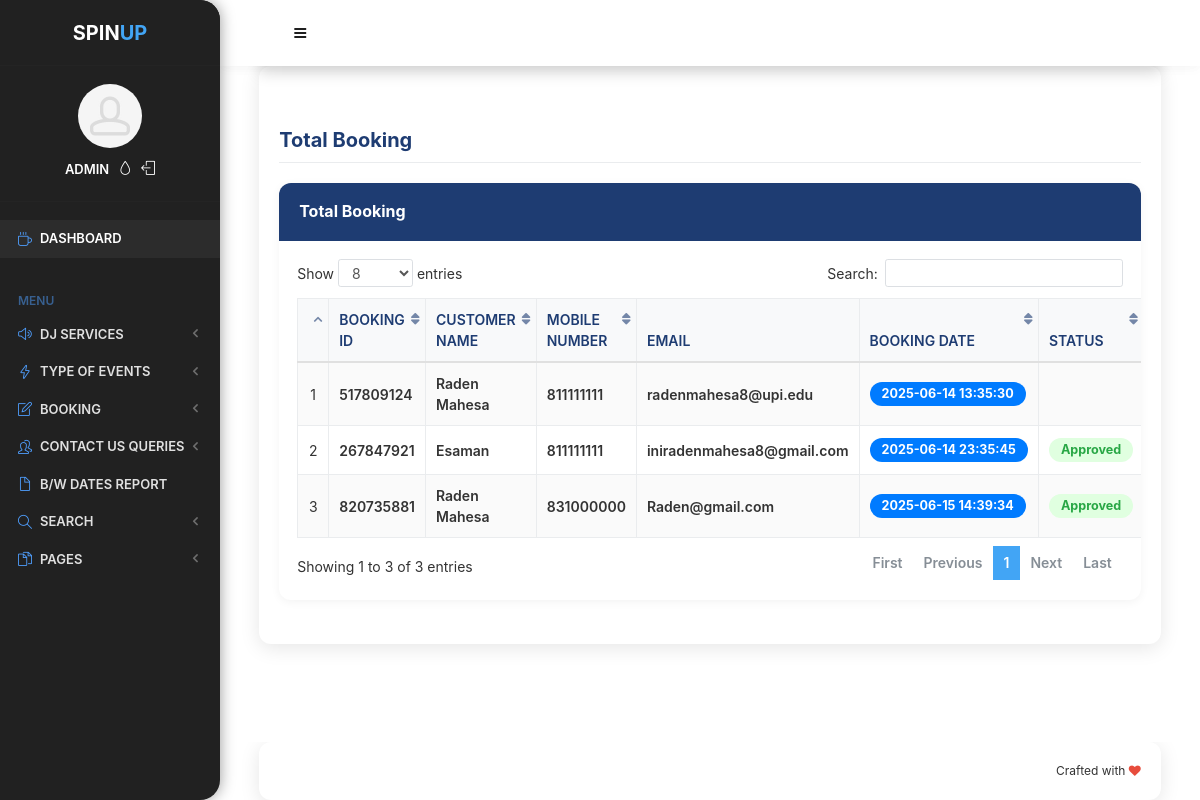
/odms/admin/all-booking.php (signed in), run on the app's committed database.
### tables this page shows
CREATE TABLE `tblbooking` (
  `ID` int(10) NOT NULL,
  `BookingID` int(10) DEFAULT NULL,
  `ServiceID` int(10) DEFAULT NULL,
  `Name` varchar(200) DEFAULT NULL,
  `MobileNumber` bigint(10) DEFAULT NULL,
  `Email` varchar(200) DEFAULT NULL,
  `EventDate` varchar(200) DEFAULT NULL,
  `EventStartingtime` varchar(200) DEFAULT NULL,
  `EventEndingtime` varchar(200) DEFAULT NULL,
  `VenueAddress` mediumtext DEFAULT NULL,
  `EventType` varchar(200) DEFAULT NULL,
  `AdditionalInformation` mediumtext DEFAULT NULL,
  `BookingDate` timestamp NULL DEFAULT current_timestamp(),
  `Remark` varchar(200) DEFAULT NULL,
  `Status` varchar(200) DEFAULT NULL,
  `UpdationDate` timestamp NULL DEFAULT NULL ON UPDATE current_timestamp()
);

### odms/admin/all-booking.php (the view, shortened to what this page needs)
<!doctype html>
<html lang="en" class="no-focus">
<head>
    <link rel="stylesheet" href="assets/js/plugins/datatables/dataTables.bootstrap4.min.css">
    <link rel="stylesheet" id="css-main" href="assets/css/codebase.min.css">
</head>
<body>
    <div id="page-container" class="sidebar-o sidebar-inverse side-scroll page-header-fixed main-content-narrow">
        <?php include_once('includes/sidebar.php'); ?>
        <?php include_once('includes/header.php'); ?>
        <main id="main-container">
            <div class="content">
                <h2 class="content-heading">Total Booking</h2>
                <div class="block">
                    <div class="block-header block-header-default">
                        <h3 class="block-title">Total Booking</h3>
                    </div>
                    <div class="block-content block-content-full">
                        <table class="table table-bordered table-striped table-vcenter js-dataTable-full-pagination">
                            <thead>
                                <tr>
                                    <th class="text-center"></th>
                                    <th>Booking ID</th>
                                    <th class="d-none d-sm-table-cell">Customer Name</th>
                                    <th class="d-none d-sm-table-cell">Mobile Number</th>
                                    <th class="d-none d-sm-table-cell">Email</th>
                                    <th class="d-none d-sm-table-cell">Booking Date</th>
                                    <th class="d-none d-sm-table-cell">Status</th>
                                </tr>
                            </thead>
                            <tbody>
                                <?php
                                $sql = "SELECT * FROM tblbooking";
                                $query = $dbh->prepare($sql);
                                $query->execute();
                                $results = $query->fetchAll(PDO::FETCH_OBJ);
                                $cnt = 1;
                                if ($query->rowCount() > 0) {
                                    foreach ($results as $row) {
                                ?>
                                        <tr>
                                            <td class="text-center"><?php echo htmlentities($cnt); ?></td>
                                            <td class="font-w600"><?php echo htmlentities($row->BookingID); ?></td>
                                            <td class="font-w600"><?php echo htmlentities($row->Name); ?></td>
                                            <td class="font-w600"><?php echo htmlentities($row->MobileNumber); ?></td>
                                            <td class="font-w600"><?php echo htmlentities($row->Email); ?></td>
                                            <td class="font-w600">
                                                <span class="badge badge-primary"><?php echo htmlentities($row->BookingDate); ?></span>
                                            </td>
                                            <td>
                                                <?php
                                                $bstatus = $row->Status;
                                                if ($bstatus == '') { ?>
                                                    <span class="badge badge-warning">Not Processed Yet</span>
                                                <?php } elseif ($bstatus == 'Approved') { ?>
                                                    <span class="badge badge-success"><?php echo htmlentities($bstatus); ?></span>
                                                <?php } elseif ($bstatus == 'Rejected') { ?>
                                                    <span class="badge badge-warning"><?php echo htmlentities($bstatus); ?></span>
                                                <?php } elseif (strtolower($bstatus) == 'cancelled') { ?>
                                                    <span class="badge badge-danger"><?php echo htmlentities($bstatus); ?></span>
                                                <?php } ?>
                                            </td>
                                        </tr>
                                <?php
                                        $cnt++;
                                    }
                                }
                                ?>
                            </tbody>
                        </table>
                    </div>
                </div>
            </div>
        </main>
        <?php include_once('includes/footer.php'); ?>
    </div>
</body>
</html>

### odms/admin/all-booking.php (style rules this page uses)
body { background: #ffffff; color: #333; }
#page-container { background: transparent; }
.content { background: #ffffff; border-radius: 12px; padding: 20px; box-shadow: 0 4px 20px rgba(0, 0, 0, 0.1); }
.content-heading { color: #1e3c72; font-weight: bold; margin-bottom: 20px; }
.block { background: #ffffff; border-radius: 12px; overflow: hidden; box-shadow: 0 2px 10px rgba(0, 0, 0, 0.05); }
.block-header { background: #1e3c72; border-bottom: none; padding: 15px 20px; }
.block-title { color: #ffffff; font-weight: bold; }
.table { background: #ffffff; border-radius: 8px; margin-bottom: 0; }
.table thead th { background: #f8f9fa; color: #1e3c72; font-weight: 600; border-bottom: 2px solid #e0e0e0; }
.table td { vertical-align: middle; }
.badge { padding: 6px 12px; border-radius: 12px; font-weight: bold; font-size: 0.9rem; }
.badge-primary { background: #007BFF; color: #ffffff; }
.badge-success { background: #E0FFE0; color: #28A745; }

### data on the page
tblbooking: BookingID "517809124", Name "Raden Mahesa", MobileNumber "811111111", Email "radenmahesa8@upi.edu", BookingDate "2025-06-14 13:35:30"
tblbooking: BookingID "267847921", Name "Esaman", MobileNumber "811111111", Email "iniradenmahesa8@gmail.com", BookingDate "2025-06-14 23:35:45", Status "Approved"
tblbooking: BookingID "820735881", Name "Raden Mahesa", MobileNumber "831000000", Email "Raden@gmail.com", BookingDate "2025-06-15 14:39:34", Status "Approved"
